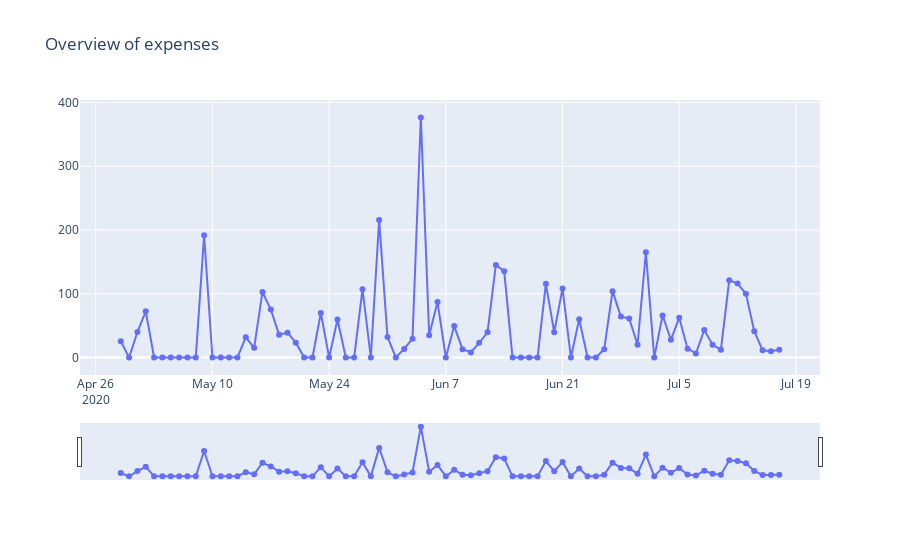

Notebook code cell kept with this figure:
### Code cell
# Time series plot
costs_df = expenses_df[['date','cost']]
costs_df = costs_df.groupby(['date']).sum().reset_index()

# Begin plotting here
fig = go.Figure([
    go.Scatter(
        x=costs_df['date'], 
        y=costs_df['cost'],
        mode='lines+markers'
    )
])

fig.update_layout(title_text='Overview of expenses')
fig.update_xaxes(rangeslider_visible=True)
fig.show()
